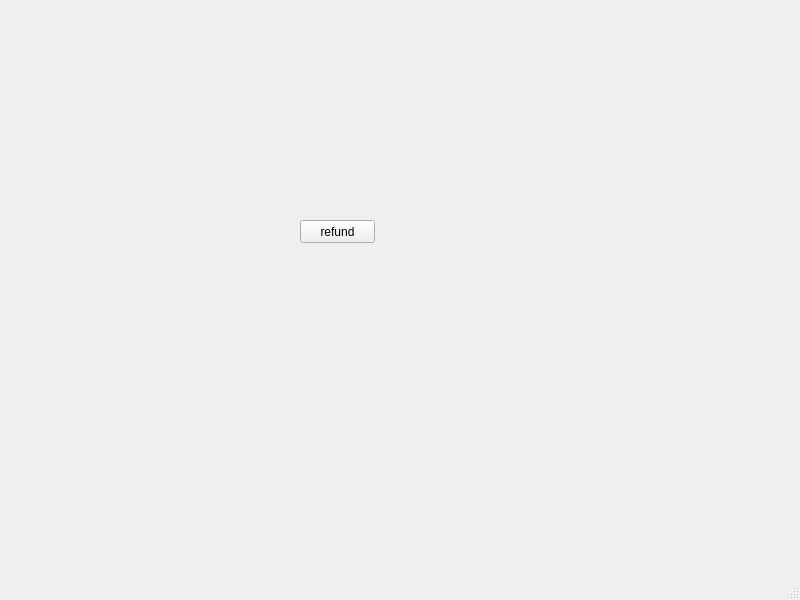
<?xml version="1.0" encoding="UTF-8"?>
<ui version="4.0">
 <class>refund</class>
 <widget class="QMainWindow" name="refund">
  <property name="geometry">
   <rect>
    <x>0</x>
    <y>0</y>
    <width>800</width>
    <height>600</height>
   </rect>
  </property>
  <property name="windowTitle">
   <string>MainWindow</string>
  </property>
  <widget class="QWidget" name="centralwidget">
   <widget class="QPushButton" name="pushButton">
    <property name="geometry">
     <rect>
      <x>300</x>
      <y>220</y>
      <width>75</width>
      <height>23</height>
     </rect>
    </property>
    <property name="text">
     <string>refund</string>
    </property>
   </widget>
  </widget>
  <widget class="QMenuBar" name="menubar">
   <property name="geometry">
    <rect>
     <x>0</x>
     <y>0</y>
     <width>800</width>
     <height>21</height>
    </rect>
   </property>
  </widget>
  <widget class="QStatusBar" name="statusbar"/>
 </widget>
 <resources/>
 <connections/>
</ui>
